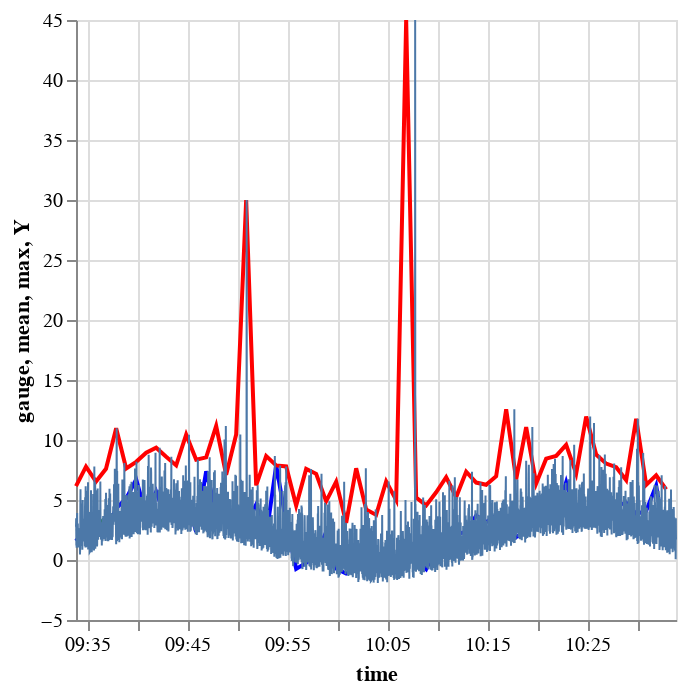

Notebook code for this chart:
### Code cell
import random
window_size = 60
lowres = np.split(signal, signal.shape[0]/window_size)
lowres_timestamps = timestamps[::window_size]
lowres_sample = [random.choice(r) for r in lowres]
lowres_avg = [r.mean() for r in lowres]
lowres_max = [r.max() for r in lowres]

c_base = alt.Chart(pd.DataFrame({"time": lowres_timestamps, "mean": lowres_avg, "gauge": lowres_sample, "max": lowres_max})).encode(x="time:T")
alt.layer(c_base.mark_line(color="blue").encode(y="gauge"),
          c_base.mark_line(color="green").encode(y="mean"),
          c_base.mark_line(color="red").encode(y="max"),
          original_gauge
          ).properties(width="container")

### Figure 1 — Vega-Lite specification as saved in the notebook (floating-point values rounded to 4 significant figures; data arrays with more than 128 entries replaced by an {"elided": "..."} marker saying what was removed)
{"config": {"view": {"continuousWidth": 300, "continuousHeight": 300}}, "layer": [{"data": {"name": "data-9ffb38f87dfb0a297cb5e5176ff17841"}, "mark": {"type": "line", "color": "blue"}, "encoding": {"x": {"field": "time", "type": "temporal"}, "y": {"field": "gauge", "type": "quantitative"}}}, {"data": {"name": "data-9ffb38f87dfb0a297cb5e5176ff17841"}, "mark": {"type": "line", "color": "green"}, "encoding": {"x": {"field": "time", "type": "temporal"}, "y": {"field": "mean", "type": "quantitative"}}}, {"data": {"name": "data-9ffb38f87dfb0a297cb5e5176ff17841"}, "mark": {"type": "line", "color": "red"}, "encoding": {"x": {"field": "time", "type": "temporal"}, "y": {"field": "max", "type": "quantitative"}}}, {"data": {"name": "data-852c2c458dbf437a4db2c52b77ecc11a"}, "mark": {"type": "line", "size": 1}, "encoding": {"x": {"field": "time", "type": "temporal"}, "y": {"field": "Y", "type": "quantitative"}}}], "width": "container", "$schema": "https://vega.github.io/schema/vega-lite/v5.20.1.json", "datasets": {"data-9ffb38f87dfb0a297cb5e5176ff17841": [{"time": 1727343234000, "mean": 2.414, "gauge": 1.58, "max": 6.155}, {"time": 1727343294000, "mean": 2.472, "gauge": 2.598, "max": 7.782}, {"time": 1727343354000, "mean": 2.794, "gauge": 3.35, "max": 6.539}, {"time": 1727343414000, "mean": 3.505, "gauge": 2.352, "max": 7.605}, {"time": 1727343475000, "mean": 3.55, "gauge": 4.308, "max": 10.97}, {"time": 1727343535000, "mean": 3.958, "gauge": 5.113, "max": 7.629}, {"time": 1727343595000, "mean": 3.93, "gauge": 6.709, "max": 8.183}, {"time": 1727343655000, "mean": 4.547, "gauge": 3.752, "max": 8.938}, {"time": 1727343715000, "mean": 4.084, "gauge": 5.698, "max": 9.363}, {"time": 1727343775000, "mean": 4.061, "gauge": 3.36, "max": 8.604}, {"time": 1727343835000, "mean": 4.102, "gauge": 3.694, "max": 7.884}, {"time": 1727343895000, "mean": 4.057, "gauge": 5.363, "max": 10.44}, {"time": 1727343955000, "mean": 3.94, "gauge": 2.34, "max": 8.364}, {"time": 1727344015000, "mean": 3.85, "gauge": 7.395, "max": 8.554}, {"time": 1727344075000, "mean": 4.0, "gauge": 3.996, "max": 11.17}, {"time": 1727344135000, "mean": 3.497, "gauge": 4.838, "max": 7.094}, {"time": 1727344195000, "mean": 3.166, "gauge": 3.061, "max": 10.46}, {"time": 1727344255000, "mean": 3.163, "gauge": 2.954, "max": 30.0}, {"time": 1727344315000, "mean": 2.608, "gauge": 4.621, "max": 6.22}, {"time": 1727344375000, "mean": 2.1, "gauge": 1.934, "max": 8.666}, {"time": 1727344435000, "mean": 2.083, "gauge": 7.881, "max": 7.881}, {"time": 1727344495000, "mean": 1.77, "gauge": 3.172, "max": 7.795}, {"time": 1727344555000, "mean": 1.394, "gauge": -0.7469, "max": 4.535}, {"time": 1727344615000, "mean": 1.102, "gauge": -0.2458, "max": 7.591}, {"time": 1727344675000, "mean": 1.121, "gauge": 0.4397, "max": 7.182}, {"time": 1727344735000, "mean": 0.9683, "gauge": 2.327, "max": 4.89}, {"time": 1727344795000, "mean": 0.24, "gauge": -0.7253, "max": 6.525}, {"time": 1727344855000, "mean": 0.236, "gauge": -1.127, "max": 3.102}, {"time": 1727344915000, "mean": 0.2763, "gauge": -0.7537, "max": 7.644}, {"time": 1727344975000, "mean": 0.3221, "gauge": 0.3973, "max": 4.209}, {"time": 1727345035000, "mean": -0.07258, "gauge": 0.0546, "max": 3.759}, {"time": 1727345095000, "mean": 0.2373, "gauge": 0.3449, "max": 6.546}, {"time": 1727345155000, "mean": 0.1811, "gauge": -0.9467, "max": 5.003}, {"time": 1727345215000, "mean": 1.514, "gauge": 0.4592, "max": 45.0}, {"time": 1727345275000, "mean": 0.7602, "gauge": 0.02489, "max": 5.207}, {"time": 1727345335000, "mean": 0.8821, "gauge": -0.7618, "max": 4.555}, {"time": 1727345395000, "mean": 1.152, "gauge": 0.9791, "max": 5.647}, {"time": 1727345455000, "mean": 1.478, "gauge": 1.2, "max": 6.898}, {"time": 1727345515000, "mean": 1.351, "gauge": 2.195, "max": 5.249}, {"time": 1727345575000, "mean": 1.973, "gauge": 2.313, "max": 7.353}, {"time": 1727345635000, "mean": 2.291, "gauge": 3.705, "max": 6.453}, {"time": 1727345695000, "mean": 2.5, "gauge": 3.161, "max": 6.266}, {"time": 1727345755000, "mean": 2.898, "gauge": 3.724, "max": 6.972}, {"time": 1727345815000, "mean": 3.061, "gauge": 3.353, "max": 12.56}, {"time": 1727345875000, "mean": 3.387, "gauge": 1.911, "max": 6.716}, {"time": 1727345935000, "mean": 3.969, "gauge": 2.497, "max": 11.08}, {"time": 1727345995000, "mean": 3.766, "gauge": 3.363, "max": 6.368}, {"time": 1727346055000, "mean": 4.302, "gauge": 3.924, "max": 8.443}, {"time": 1727346115000, "mean": 4.247, "gauge": 3.723, "max": 8.675}, {"time": 1727346175000, "mean": 4.042, "gauge": 6.488, "max": 9.6}, {"time": 1727346235000, "mean": 4.02, "gauge": 3.489, "max": 7.206}, {"time": 1727346295000, "mean": 4.21, "gauge": 2.895, "max": 11.96}, {"time": 1727346355000, "mean": 4.203, "gauge": 4.41, "max": 8.787}, {"time": 1727346415000, "mean": 4.095, "gauge": 5.042, "max": 8.032}, {"time": 1727346475000, "mean": 3.817, "gauge": 4.513, "max": 7.731}, {"time": 1727346535000, "mean": 3.306, "gauge": 4.775, "max": 6.662}, {"time": 1727346595000, "mean": 3.255, "gauge": 3.843, "max": 11.78}, {"time": 1727346655000, "mean": 2.925, "gauge": 4.093, "max": 6.258}, {"time": 1727346715000, "mean": 2.816, "gauge": 6.191, "max": 7.064}, {"time": 1727346775000, "mean": 2.259, "gauge": 1.206, "max": 5.878}], "data-852c2c458dbf437a4db2c52b77ecc11a": {"elided": "3600 records"}}}
